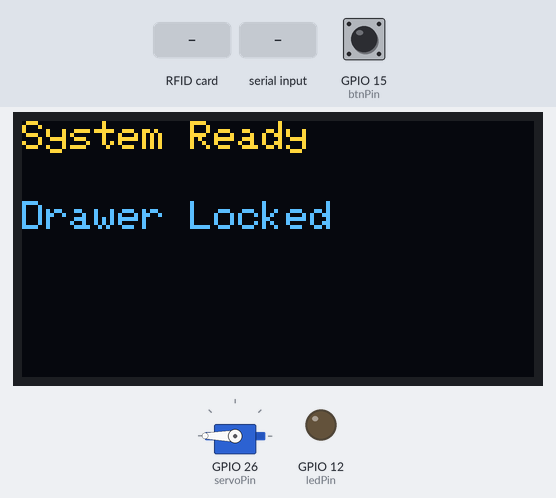
Bench run of a sketch on a simulated ESP32. Shown: servo, 128×64 one-colour display, output pins drawn as LEDs (lit = HIGH). The inputs (shaded band) are chosen by the test bench; at power-on: GPIO 15 (btnPin) LOW. The OLED is the two-colour kind (top 16 rows yellow); EEPROM starts erased; what the sketch prints to the serial monitor is not drawn.

Above: at 1.3 s.
1.4 s: RFID card 5E 7A 19 C4 held to the reader
At 2.1 s:
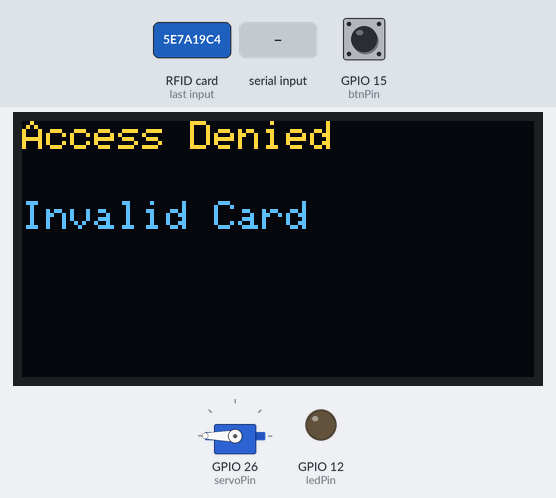
4.4 s: "add\n" received over Serial
At 5.2 s:
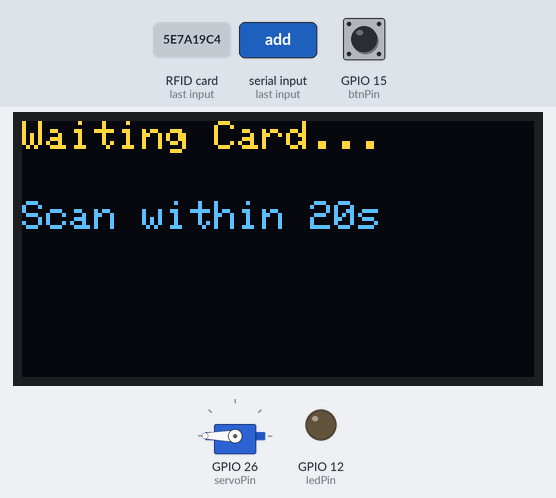
5.9 s: GPIO 15 (btnPin) pulled HIGH for 0.15 s
At 7.1 s:
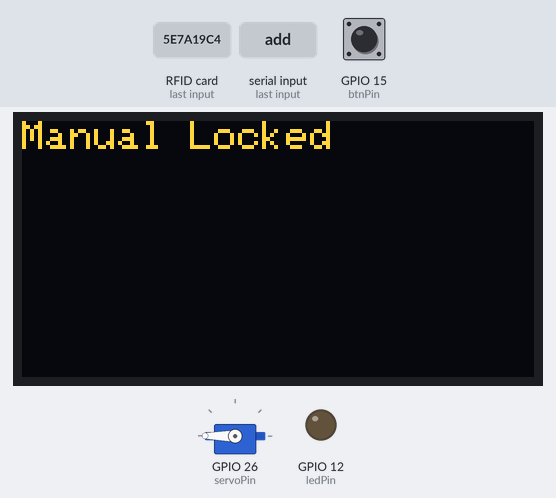
7.5 s: "SAVE_CARDS\n" received over Serial
At 8.7 s:
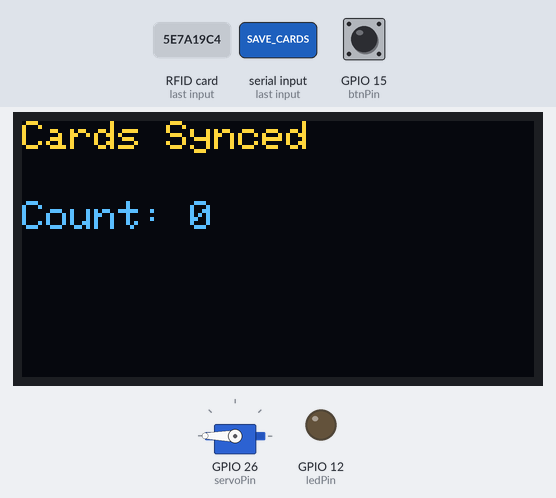
Timing chart, 0 to 10.5 s (numbered marks = the images above; inputs shaded):
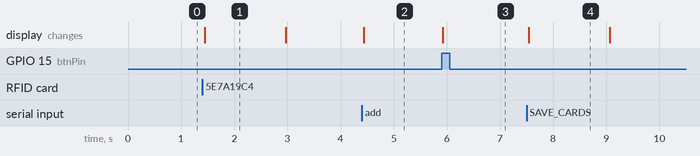

The sketch:

DrawerLock.ino
```cpp
#include <SPI.h>
#include <MFRC522.h>
#include <ESP32Servo.h>
#include <Wire.h>
#include <Adafruit_GFX.h>
#include <Adafruit_SSD1306.h>
#include <Preferences.h>
#include <vector>

#define SS_PIN 21
#define RST_PIN 4
#define SCREEN_WIDTH 128
#define SCREEN_HEIGHT 64
#define OLED_RESET -1

Adafruit_SSD1306 display(SCREEN_WIDTH, SCREEN_HEIGHT, &Wire, OLED_RESET);
Servo myservo;
MFRC522 rfid(SS_PIN, RST_PIN);
Preferences preferences;

const int btnPin = 15;
const int ledPin = 12;
const int servoPin = 26;

// 狀態管理
enum State { STATE_LOCKED, STATE_UNLOCKED, STATE_ADD_MODE };
State currentState = STATE_LOCKED;

// 計時變數 (Non-blocking)
unsigned long unlockTime = 0;
unsigned long addModeStartTime = 0;
const unsigned long AUTO_WARN_TIME = 30000; // 開鎖後 30 秒發出警報
const unsigned long ADD_TIMEOUT = 20000;    // 新增卡片逾時 20 秒

// 白名單動態陣列 (上限 5 張)
const int MAX_CARDS = 5;
std::vector<String> allowedCards;

// 序列埠接收緩衝區
String serialBuffer = "";

// 函式宣告
void loadCardsFromPreferences();
void saveCardsToPreferences();
void setLockState(bool unlock);
void handleSerialCommands();
void updateOLED(const String &line1, const String &line2 = "", const String &line3 = "");
String getUIDString(byte *uid, byte size);

void setup() {
    Serial.begin(115200);
    pinMode(btnPin, INPUT);
    pinMode(ledPin, OUTPUT);
    digitalWrite(ledPin, LOW);

    Wire.begin(33, 32);
    SPI.begin(18, 19, 23, 5); // 確保 VSPI 腳位正確
    rfid.PCD_Init();

    myservo.attach(servoPin);
    myservo.write(180); // 預設上鎖狀態

    if (!display.begin(SSD1306_SWITCHCAPVCC, 0x3C)) {
        Serial.println(F("SSD1306 初始化失敗"));
        for (;;);
    }

    // 自 Preferences 載入白名單卡片
    loadCardsFromPreferences();

    updateOLED("System Ready", "Drawer Locked");
    Serial.println("SYSTEM_READY");
}

void loop() {
    // 1. 處理 Serial 指令
    handleSerialCommands();

    // 2. 實體按鈕讀取 (按下立刻上鎖)
    if (digitalRead(btnPin) == HIGH) {
        if (currentState != STATE_LOCKED) {
            setLockState(false);
            updateOLED("Manual Locked");
            Serial.println("LOCKED_BY_BUTTON");
            delay(300); // 簡易防彈跳
        }
    }

    // 3. 處理已開鎖但未鎖上的 30 秒警示
    if (currentState == STATE_UNLOCKED) {
        if (millis() - unlockTime >= AUTO_WARN_TIME) {
            digitalWrite(ledPin, HIGH); // 超過 30 秒亮警示燈
        }
    }

    // 4. 新增卡片模式 (逾時 20 秒檢測)
    if (currentState == STATE_ADD_MODE) {
        if (millis() - addModeStartTime >= ADD_TIMEOUT) {
            currentState = STATE_LOCKED;
            updateOLED("Timeout", "Return Normal");
            Serial.println("TIMEOUT");
            delay(1500);
            updateOLED("Drawer Locked");
        }
    }

    // 5. RFID 讀卡處理
    if (rfid.PICC_IsNewCardPresent() && rfid.PICC_ReadCardSerial()) {
        String scannedUID = getUIDString(rfid.uid.uidByte, rfid.uid.size);
        Serial.print("SCANNED: ");
        Serial.println(scannedUID);

        if (currentState == STATE_ADD_MODE) {
            // 新增模式：回傳給網頁端由使用者存進資料庫
            Serial.print("TAG_SCANNED:");
            Serial.println(scannedUID);

            updateOLED("Card Scanned!", scannedUID);
            currentState = STATE_LOCKED; // 讀完切回待機
            delay(2000);
            updateOLED("Drawer Locked");
        }
        else {
            // 一般開門檢驗模式
            bool isAuthorized = false;
            for (const String &uid : allowedCards) {
                if (uid.equalsIgnoreCase(scannedUID)) {
                    isAuthorized = true;
                    break;
                }
            }

            if (isAuthorized) {
                setLockState(true);
                updateOLED("Unlocked!", "Welcome");
                Serial.println("UNLOCK_SUCCESS");
            } else {
                setLockState(false);
                updateOLED("Access Denied", "Invalid Card");
                Serial.println("UNLOCK_FAILED");
                delay(1500);
                updateOLED("Drawer Locked");
            }
        }

        rfid.PICC_HaltA();
        rfid.PCD_StopCrypto1();
    }
}

// 序列埠指令解析
void handleSerialCommands() {
    while (Serial.available()) {
        char c = (char)Serial.read();
        if (c == '\n' || c == '\r') {
            serialBuffer.trim();
            if (serialBuffer.length() > 0) {
                if (serialBuffer == "add") {
                    currentState = STATE_ADD_MODE;
                    addModeStartTime = millis();
                    updateOLED("Waiting Card...", "Scan within 20s");
                    Serial.println("WAITING_CARD");
                }
                else if (serialBuffer == "CLEAR_CARDS") {
                    allowedCards.clear();
                    Serial.println("CARDS_CLEARED_TEMP");
                }
                else if (serialBuffer.startsWith("SET_CARD:")) {
                    if (allowedCards.size() < MAX_CARDS) {
                        String newCard = serialBuffer.substring(9);
                        newCard.trim();
                        allowedCards.push_back(newCard);
                        Serial.print("CARD_ADDED_TEMP:");
                        Serial.println(newCard);
                    }
                }
                else if (serialBuffer == "SAVE_CARDS") {
                    saveCardsToPreferences();
                    updateOLED("Cards Synced", "Count: " + String(allowedCards.size()));
                    Serial.println("SYNC_OK");
                    delay(1500);
                    updateOLED("Drawer Locked");
                }
            }
            serialBuffer = "";
        } else {
            serialBuffer += c;
        }
    }
}

// 開關鎖執行控制
void setLockState(bool unlock) {
    if (unlock) {
        currentState = STATE_UNLOCKED;
        unlockTime = millis();
        myservo.write(90);    // 解鎖角度
        digitalWrite(ledPin, LOW);
    } else {
        currentState = STATE_LOCKED;
        myservo.write(180);   // 上鎖角度
        digitalWrite(ledPin, LOW);
    }
}

// 格式化 UID 為 "XX XX XX XX" 格式
String getUIDString(byte *uid, byte size) {
    String res = "";
    for (byte i = 0; i < size; i++) {
        if (uid[i] < 0x10) res += "0";
        res += String(uid[i], HEX);
        if (i < size - 1) res += " ";
    }
    res.toUpperCase();
    return res;
}

// OLED 顯示輔助函式
void updateOLED(const String &line1, const String &line2, const String &line3) {
    display.clearDisplay();
    display.setTextSize(1);
    display.setTextColor(SSD1306_WHITE);
    display.setCursor(0, 0);
    display.println(line1);
    if (line2.length() > 0) {
        display.setCursor(0, 20);
        display.println(line2);
    }
    if (line3.length() > 0) {
        display.setCursor(0, 40);
        display.println(line3);
    }
    display.display();
}

// 從 Preferences 載入白名單
void loadCardsFromPreferences() {
    preferences.begin("rfid_lock", true);
    allowedCards.clear();
    int count = preferences.getInt("count", 0);
    for (int i = 0; i < count; i++) {
        String key = "c_" + String(i);
        String card = preferences.getString(key.c_str(), "");
        if (card.length() > 0) {
            allowedCards.push_back(card);
        }
    }
    preferences.end();
    Serial.print("Loaded Cards Count: ");
    Serial.println(allowedCards.size());
}

// 儲存白名單到 Preferences
void saveCardsToPreferences() {
    preferences.begin("rfid_lock", false);
    preferences.clear(); // 清除舊卡片
    preferences.putInt("count", allowedCards.size());
    for (size_t i = 0; i < allowedCards.size(); i++) {
        String key = "c_" + String(i);
        preferences.putString(key.c_str(), allowedCards[i]);
    }
    preferences.end();
}
```

Measured:
- after the input at 1.4 s, the display: changes after 0.05 s (image 1)
- after the input at 4.4 s, the display: changes at once (image 2)
- after the input at 5.9 s, the display: changes at once (image 3)
- after the input at 7.5 s, the display: changes at once (image 4)
- what the display in image 1 shows lasts 1.6 s, from 1.4 s to 3.0 s
